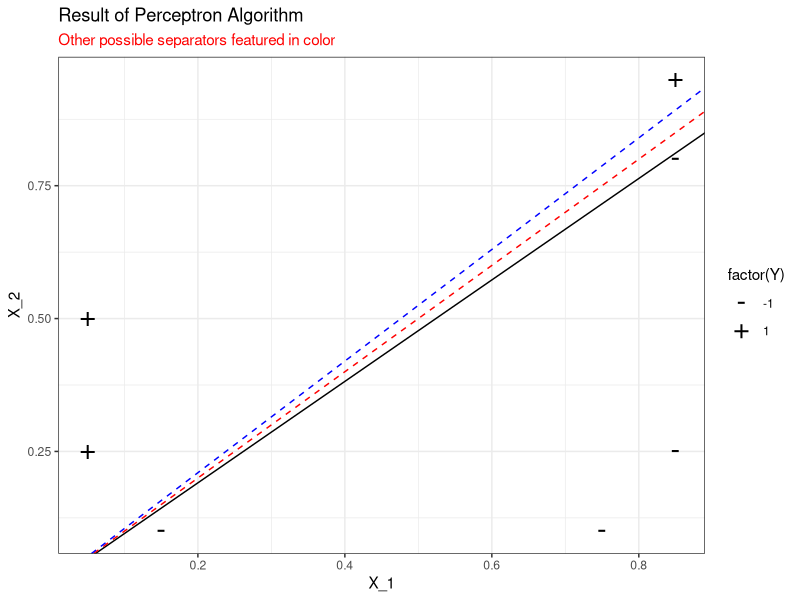
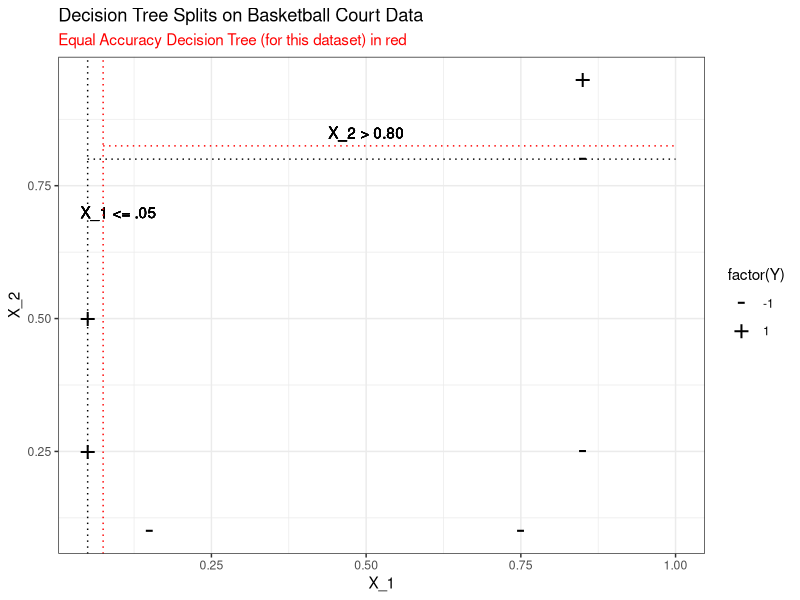
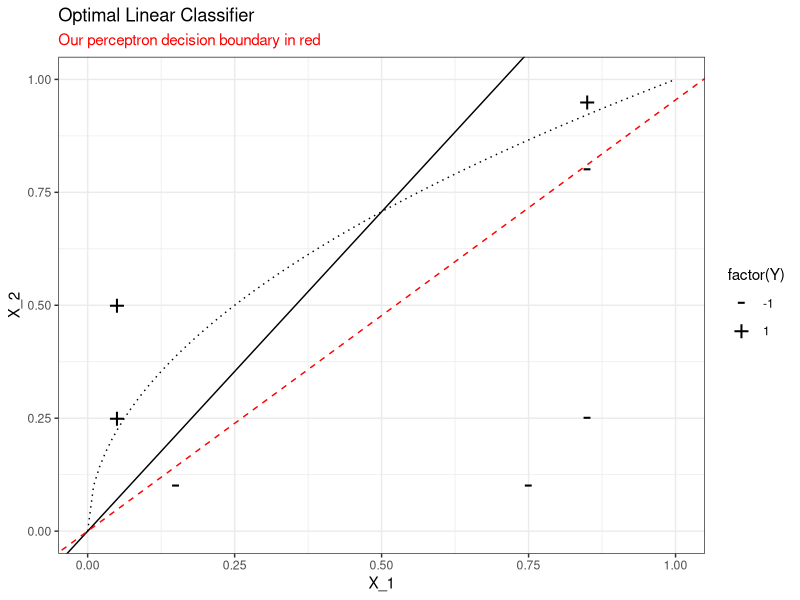

Source code (R) for these figures, in order: (Note: this script raises an error after producing the figures.)
## ---- chunk 1
knitr::opts_chunk$set(echo = TRUE)
## ---- chunk 2
perceptron = function(X, y, I){
  iteration = 1
  w = rep(0, ncol(X))
  for (j in 1:I){
    for (i in seq_along(y)){
      if (y[i]*(w %*% X[i,]) <= 0){
        w = w + y[i]*X[i,] # update step
        iteration = iteration + 1
      }
    }
    accuracy = sum((X %*% w) * y > 0)/length(y) # calculate propotion of correctly classified point
    if (accuracy == 1){ 
      break # no need to continue if we have perfect separation
    } 
  }
  return(list("iteration" = iteration, "w" = w, "accuracy" = accuracy))
}
## ---- chunk 3
X_1 = c(.75, .85, .85, .15,.05,.05,.85)
X_2 = c(.1,.8,.95,.1,.25,.5,.25)
Y = c(-1, -1, 1, -1, 1, 1, -1)
X_b = cbind(X_1, X_2)
## ---- chunk 4
res = perceptron(X_b, Y, I = 100)
## ---- chunk 5
suppressMessages(library(ggplot2))
ggplot(data = data.frame(X_1, X_2, Y), aes(x = X_1, y = X_2)) +
  geom_point(aes(pch = factor(Y)), size = 7) +
  scale_shape_manual(values = c("-", "+")) +
  geom_abline(slope = -res$w[["X_1"]]/res$w[["X_2"]], intercept = 0) +
  ggtitle("Result of Perceptron Algorithm",
          subtitle = "Other possible separators featured in color") +
  geom_abline(intercept = 0, slope = 1, color = "red", lty = "dashed") + 
  geom_abline(intercept = 0, slope = 1.05, color = "blue", lty = "dashed") + 
  theme_bw() + 
  theme(plot.subtitle = element_text(color = "red"))
## ---- chunk 6
gini.index = function(node){ # function to calculate gini Index
  p = sum(node > 0)/length(node)
  I = 2*p*(1-p)
  return(I)
}
X = X_b
Y = Y
grow.tree = function(X, Y, current_node = NULL, 
                     epsilon = 10^-6, threshold = 0.20){ # split node based on gini index
  X = data.frame(X)
  Y = data.frame(Y = Y)
  data.df = cbind(X,Y)
  if (is.null(current_node)){
    current_node = data.df
  }
  # variables to be filled later
  delta.I.record = c()
  leaf1.record = list()
  leaf2.record = list()
  split.record = list()
  c = 1
  for ( i in 1:(ncol(current_node)-1) ){
    # get possible split values, adjust min, max up, down to make inclusive inequalities 
    # run without trouble
    split.sequence = sort(unique(current_node[,i]))
    split.sequence[1] = split.sequence[1] + epsilon
    split.sequence[length(split.sequence)] = split.sequence[length(split.sequence)] - 
      epsilon
    for(x in split.sequence){ # this loop calculates each possible split and reduction in gini index
      split.record = append(split.record, list(c(i, x)))
      node_1 = current_node[which(current_node[,i] <= x),]
      leaf1.record[[c]] = node_1
      I_1 = gini.index(node = node_1$Y)
      node_2 = current_node[which(current_node[,i] > x),]
      leaf2.record[[c]] = node_2
      I_2 = gini.index(node = node_2$Y)
      delta.I = gini.index(current_node$Y) - sum(nrow(node_1)/nrow(current_node)*I_1,
                                                 nrow(node_2)/nrow(current_node)*I_2)
      delta.I.record = c(delta.I.record, delta.I)
      c = c + 1
    }
  }
  optimal = which.max(delta.I.record) # find split with greatest gini reduction
  new.nodes = list(leaf1.record[[optimal]], leaf2.record[[optimal]])
  Split = split.record[[optimal]]
  return(list("opt" = delta.I.record[optimal], "leaves" = new.nodes, "split" = Split,
              "threshold" = delta.I.record[optimal] > threshold))
}
## ---- chunk 7
tree_1 = grow.tree(X,Y)
pure_1 = length(unique(tree_1$leaves[[1]]$y)) == 1
pure_2 = length(unique(tree_1$leaves[[2]]$y)) == 1
split_1 = tree_1$split
# we see that the second leaf is not pure, so we attempt to split it again
tree_2 = grow.tree(X, Y, current_node = tree_1$leaves[[2]])
pure_1 = length(unique(tree_2$leaves[[1]]$y)) == 1
pure_2 = length(unique(tree_2$leaves[[2]]$y)) == 1
split_2 = tree_2$split
# all nodes are now pure; we should stop
## ---- chunk 8
ggplot(data = data.frame(X_1, X_2, Y), aes(x = X_1, y = X_2)) +
  geom_point(aes(pch = factor(Y)), size = 7) +
  scale_shape_manual(values = c("-", "+")) +
  geom_vline(xintercept = tree_1$split[2], lty = "dotted") +
  geom_text(aes(x = tree_1$split[2]+.05, y = 0.7, label = "X_1 <= .05")) +
  geom_line(data=data.frame(x = c(tree_1$split[2],1),y = tree_2$split[2]), aes(x,y), lty = "dotted") +
  geom_text(aes(x = 0.5, y = tree_2$split[2]+.05, label = "X_2 > 0.80")) +
  theme_bw() +
  ggtitle("Decision Tree Splits on Basketball Court Data",
          subtitle = "Equal Accuracy Decision Tree (for this dataset) in red") +
  geom_vline(xintercept = 0.075, color = "red", lty = "dotted") +
  geom_line(data = data.frame(x = c(.075,1),y = .825), aes(x,y), color = "red", lty = "dotted") +
  theme(plot.subtitle = element_text(color = "red"))
## ---- chunk 9
x_1.plot = seq(0,1, length.out = 100)
x_2.plot = sqrt(x_1.plot)
ggplot(data = data.frame(X_1, X_2, Y), aes(x = X_1, y = X_2)) +
  geom_point(aes(pch = factor(Y)), size = 7) +
  scale_shape_manual(values = c("-", "+")) +
  geom_abline(slope = 1.414, intercept = 0) + 
  geom_line(data = data.frame(x_1.plot, x_2.plot), aes(x = x_1.plot, y = x_2.plot),
            lty = "dotted")+
  geom_abline(slope = -res$w[["X_1"]]/res$w[["X_2"]], intercept = 0, 
              color = "red", lty = "dashed") +
  theme_bw() +
  ggtitle("Optimal Linear Classifier",
          subtitle = "Our perceptron decision boundary in red") +
  theme(plot.subtitle = element_text(color = "red"))
  xlim(0,1) +
  ylim(0,1)
## ---- chunk 10
#points for tree boundaries 
S1 = data.frame(x_1 = c(.5,.5), x_2 = c(0,1))
S2 = data.frame(x_1 = c(0,.5), x_2 = c(.5,.5))
S3 = data.frame(x_1 = c(.5,1), x_2 = c(.875,.875))
ggplot(data = data.frame(x_1.plot, x_2.plot), aes(x = x_1.plot, y = x_2.plot)) +
  geom_line() +
  geom_line(data = S1, aes(x_1, x_2), lty = "dashed") +
  geom_line(data = S2, aes(x_1, x_2), lty = "dashed") +
  geom_line(data = S3, aes(x_1, x_2), lty = "dashed") +
  geom_text(data = data.frame(x = c(.25,.25,.75,.75), y = c(.25,.75,.5,.95)),
            aes(x = x, y = y, label = c("(-)","(+)","(-)","(+)")),
            size = 14, color = "blue") +
  geom_text(data = data.frame(x = c(.05,.42,.57,.95), y =c(.375,.55,.8,.92)),
            aes(x=x, y =y, label = "PROBLEM")) +
  geom_text(aes(x = -.02, y = .5, label = "s_2")) +
  geom_text(aes(x = .5, y = 0, label = "s_1")) +
  geom_text(aes(x = 1.02, y = .875, label = "s_3")) +
  theme_bw() +
  ggtitle("General flavor of decision tree split on X_1 first")
## ---- chunk 11
s1 = seq(0,1, length.out = 100)
s2 = seq(0,1, length.out = 100)
s3 = seq(0,1, length.out = 100)
split.exhaustive = matrix(NA, nrow = 100^3, ncol = 4)
i = 1
for (x in s1){
  for (y in s2){
    for (z in s3){
      split.exhaustive[i, 1] = x
      split.exhaustive[i, 2] = y
      split.exhaustive[i, 3] = z
      split.exhaustive[i, 4] = (2/3)*y^3 + (2/3)*z^3 + (4/3)*x^(3/2) -y*x -z*x - z + 2/3
      i = i + 1
    }
  }
}
minimum = which.min(split.exhaustive[,4])
s.opt = split.exhaustive[minimum, 1:3]
## ---- chunk 12
rm(split.exhaustive)
knitr::kable(data.frame(s_1 = s.opt[1], s_2 = s.opt[2], s_3 = s.opt[3]),
             caption = "Optimal Splitting Values", digits = 2)
## ---- chunk 13
ggplot(data = data.frame(X_1, X_2, Y), aes(x = X_1, y = X_2)) +
  geom_point(aes(pch = factor(Y)), size = 7) +
  scale_shape_manual(values = c("-","+")) +
  geom_vline(xintercept = s.opt[1]) +
  geom_line(data = data.frame(x = c(0,s.opt[1]), y = s.opt[2]), aes(x,y)) +
  geom_line(data = data.frame(x = c(s.opt[1], 1), y = s.opt[3]), aes(x,y)) +
  ggtitle("Theoretical Optimal Decision Tree",
          subtitle = "Our grown decision tree in red") +
  geom_vline(xintercept = tree_1$split[2], color = "red", lty = "dashed") +
  geom_line(data=data.frame(x = c(tree_1$split[2],1),y = tree_2$split[2]), 
            aes(x,y), lty = "dashed", color = "red") +
  geom_line(data = data.frame(x_1.plot, x_2.plot), aes(x_1.plot, x_2.plot),
            lty = "dotted") +
  theme_bw() +
  theme(plot.subtitle = element_text(color = "red")) 
## ---- chunk 14
ggplot(data=data.frame(x_1.plot, x_2.plot), aes(x_1.plot, x_2.plot)) +
  geom_line(lty = "dotted") +
  geom_hline(yintercept = .5) +
  geom_line(data = data.frame(x = .125, y = c(0,.5)), aes(x,y)) +
  geom_line(data = data.frame(x = .6, y = c(.5,1)), aes(x,y)) +
  geom_text(data = data.frame(x = c(.05,.1, .8,.8), y = c(.25,.75,.25,.75)),
            aes(x,y, label = c("(+)","(+)", "(-)","(-)")), color = "blue", size = 10) +
  geom_text(data = data.frame(x = c(0, .125, .6), y = c(.55, -.02, 1.02)), 
            aes(x,y, label = c("s_1", "s_2", "s_3"))) +
  ggtitle("General flavor of decision tree split on X_2 first") +
  theme_bw()
## ---- chunk 15
split.exhaustive = matrix(NA, nrow = 100^3, ncol = 4)
i = 1
for (x in s1){
  for (y in s2){
    for (z in s3){
      split.exhaustive[i, 1] = x
      split.exhaustive[i, 2] = y
      split.exhaustive[i, 3] = z
      split.exhaustive[i, 4] = (4/3)*y^(3/2) + (4/3)*z^(3/2) + (2/3)*x^(3) -y*x -z*x - z + 1/3
      i = i + 1
    }
  }
}
minimum = which.min(split.exhaustive[,4])
s.opt = split.exhaustive[minimum, 1:3]
knitr::kable(data.frame(s_1 = s.opt[1], s_2 = s.opt[2], s_3 = s.opt[3]),
             caption = "Optimal values for tree split on X_2 first", digits = 2)
## ---- chunk 16
ggplot(data = data.frame(X_1, X_2, Y), aes(x = X_1, y = X_2)) +
  geom_point(aes(pch = factor(Y)), size = 7) +
  scale_shape_manual(values = c("-","+")) +
  geom_hline(yintercept = s.opt[1]) +
  geom_line(data = data.frame(x = s.opt[2], y = c(0,s.opt[1])), aes(x,y)) +
  geom_line(data = data.frame(x = s.opt[3], y = c(s.opt[1], 1)), aes(x,y)) +
  geom_line(data = data.frame(x_1.plot, x_2.plot), aes(x_1.plot, x_2.plot),
            lty = "dotted") +
  ggtitle("Theoretical Optimal Decision Tree",
          subtitle = "Our grown decision tree in red") +
  geom_vline(xintercept = tree_1$split[2], color = "red", lty = "dashed") +
  geom_line(data=data.frame(x = c(tree_1$split[2],1),y = tree_2$split[2]), 
            aes(x,y), lty = "dashed", color = "red") +
  geom_line(data = data.frame(x_1.plot, x_2.plot), aes(x_1.plot, x_2.plot),
            lty = "dotted") +
  theme_bw() +
  theme(plot.subtitle = element_text(color = "red")) 
## ---- chunk 17
ggplot(data = data.frame(X_1, X_2 = X_2^2, Y), aes(X_1, X_2)) +
  geom_point(aes(pch = factor(Y)), size = 7) +
  scale_shape_manual(values = c("-", "+")) +
  geom_line(data = data.frame(x_1 = x_1.plot, x_2 = x_2.plot^2), aes(x_1, x_2)) +
  geom_abline(slope = 1, intercept = 0, color = "red", lty = "dashed", 
              size = 1.2, alpha = .8) +
  ggtitle("Transformation of x_2 to x_2^2",
          subtitle = "Perfect Classifier in red") +
  theme_bw() +
  theme(plot.subtitle = element_text(color = "red")) +
  xlab("t(X_2)")
## ---- chunk 18
trueRisk = (1/16)/(sqrt(1/12)) + (3/4)*sqrt(1/12) - 3/8
ggplot(data = data.frame(x = c(.5,.5,1), y =c(0,.25,.25) ), aes(x,y)) +
  geom_line(lty = "dotted") +
  xlim(0,1) + 
  ylim(0,1) +
  geom_abline(intercept = 0, slope = sqrt(1/12)) +
  theme_bw() +
  ggtitle("Optimal Linear Classifier for the Paint",
          "Below line classified as +1")
## ---- chunk 19
ggplot(data = data.frame(x = c(.5,.5,1), y =c(0,.25,.25) ), aes(x,y)) +
  geom_line() +
  xlim(0,1) + 
  ylim(0,1) + 
  ggtitle("Paint Decision Boundary", 
          "Optimal Tree Decision Boundary in Red") +
  geom_vline(xintercept = 0.5, color = "red", lty = "dashed", size = 1, alpha = .65) +
  geom_line(data = data.frame(x_1 = c(0.5, 1), x_2 = .25), aes(x_1, x_2),
            color = "red", lty = "dashed", size = 1, alpha = .65) +
  theme_bw() +
  theme(plot.subtitle = element_text(color = "red")) +
  geom_text(aes(.75, .125, label = "(+1)"), size = 6, color = "red") +
  geom_text(aes(.75, .75, label = "(-1)"), size = 6, color = "red") +
  geom_text(aes(.25, .5, label = "(-1)"), size = 6, color = "red")
